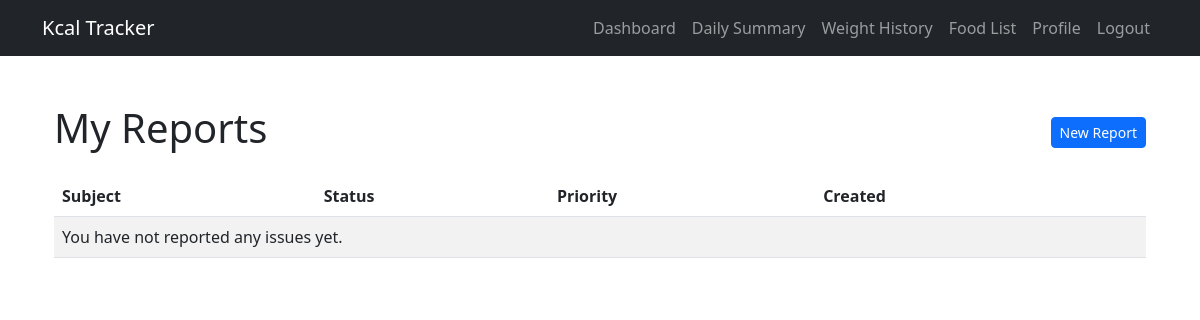
The app's page /report/report/my/ (signed in), older data.
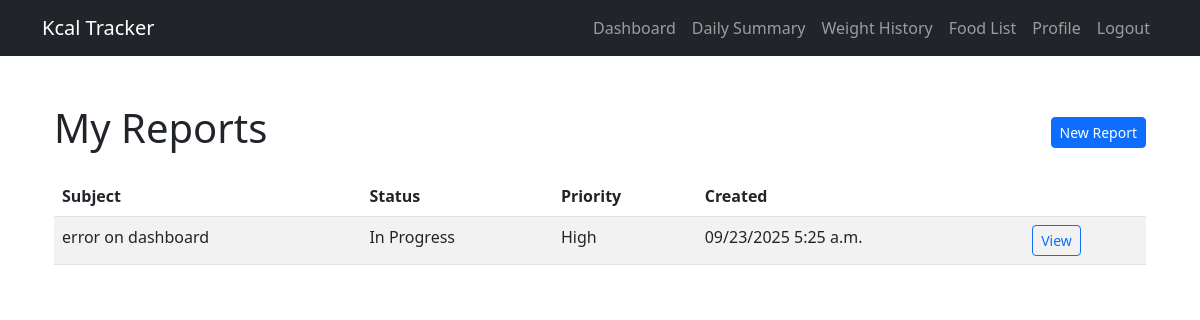
The same page, newer data.
### report/models.py (models this page shows, shortened)
class Report(models.Model):
    STATUS_OPEN = 'open'
    STATUS_IN_PROGRESS = 'in_progress'
    STATUS_RESOLVED = 'resolved'
    STATUS_CLOSED = 'closed'
    STATUS_CHOICES = [
        (STATUS_OPEN, 'Open'),
        (STATUS_IN_PROGRESS, 'In Progress'),
        (STATUS_RESOLVED, 'Resolved'),
        (STATUS_CLOSED, 'Closed'),
    ]
    PRIORITY_LOW = 'low'
    PRIORITY_MEDIUM = 'medium'
    PRIORITY_HIGH = 'high'
    PRIORITY_CHOICES = [
        (PRIORITY_LOW, 'Low'),
        (PRIORITY_MEDIUM, 'Medium'),
        (PRIORITY_HIGH, 'High'),
    ]
    reporter = models.ForeignKey(User, on_delete=models.CASCADE, related_name='reports')
    subject = models.CharField(max_length=200)
    description = models.TextField()
    created_at = models.DateTimeField(auto_now_add=True)
    updated_at = models.DateTimeField(auto_now=True)
    status = models.CharField(max_length=20, choices=STATUS_CHOICES, default=STATUS_OPEN)
    priority = models.CharField(max_length=10, choices=PRIORITY_CHOICES, default=PRIORITY_MEDIUM)
    attachment = models.FileField(upload_to='report_attachments/', null=True, blank=True)
    admin_comment = models.TextField(blank=True, default='')  # admin can add notes here
    resolved_by = models.ForeignKey(User, null=True, blank=True, on_delete=models.SET_NULL, related_name='resolved_reports')
    class Meta:
        ordering = ['-created_at']

### report/views.py (the view)
# urls.py: path('report/my/', views.report_user_list, name='report_user_list'),
@login_required
def report_user_list(request):
    reports = Report.objects.filter(reporter=request.user).order_by('-created_at')
    return render(request, 'reports/report_user_list.html', {'reports': reports})

### report/templates/reports/report_user_list.html
{% extends "base.html" %}
{% block content %}
<div class="container py-4">
  <div class="d-flex justify-content-between align-items-center mb-3">
    <h1>My Reports</h1>
    <a class="btn btn-sm btn-primary" href="{% url 'report_create' %}">New Report</a>
  </div>
  <table class="table table-striped">
    <thead><tr><th>Subject</th><th>Status</th><th>Priority</th><th>Created</th><th></th></tr></thead>
    <tbody>
      {% for r in reports %}
      <tr>
        <td>{{ r.subject }}</td>
        <td>{{ r.get_status_display }}</td>
        <td>{{ r.get_priority_display }}</td>
        <td>{{ r.created_at|date:"SHORT_DATETIME_FORMAT" }}</td>
        <td><a class="btn btn-sm btn-outline-primary" href="{% url 'report_user_detail' r.pk %}">View</a></td>
      </tr>
      {% empty %}
      <tr><td colspan="5">You have not reported any issues yet.</td></tr>
      {% endfor %}
    </tbody>
  </table>
</div>
{% endblock %}

Row changes from the older to the newer data that the page shows:
added Report: subject "error on dashboard", status "In Progress", priority "High", created_at "09/23/2025 5:25 a.m."
Text that changed along with them:
text no longer shown: "You have not reported any issues yet."
